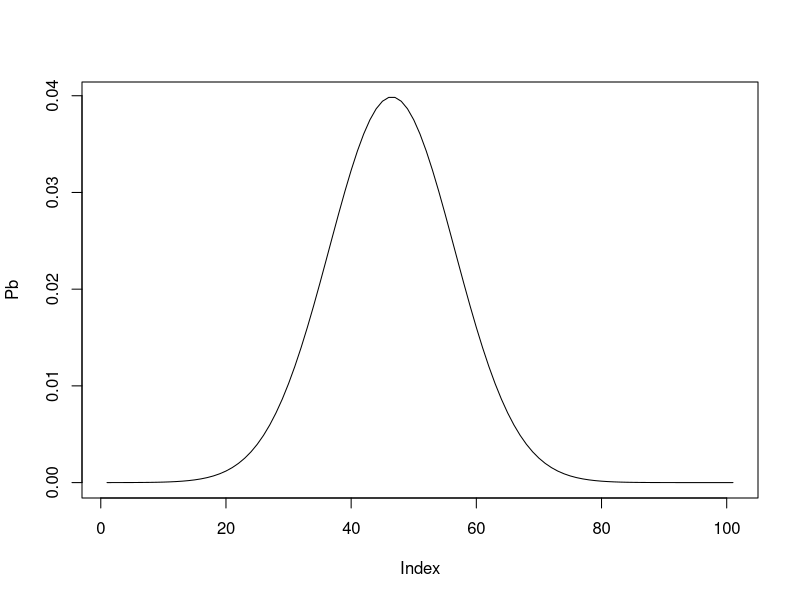

Recreate this plot in R. (Note: this script raises an error after producing the figure.)


# for testing- alternative data generation
# goal: generate wObs and mObs under the process model

ndays=123
min.age=20
max.age=60
max.day.birth=100
obsdays=c(30,40,50,60,70)

mu.bday = 45
sd.bday = 10
nborn = 500
mu.days.on.colony = 31.5
sd.days.on.colony = 7
surv.int = 4
surv.slope = 0.1
pmoult.int = -12
pmoult.slope = 0.6
Pobs = 0.95
PCMoult = 0.84

# Pb <- numeric(max.day.birth)
# Pb[1] <- 0  # can't enter after 0 time has passed in the season
# Pb[2:(max.day.birth+1)] <- (pnorm(1:(max.day.birth), mu.bday, sd.bday) - pnorm(0:(max.day.birth-1), mu.bday, sd.bday))   ## Birth schedule
# plot(Pb,type="l")


Pb <- numeric(max.day.birth)
Pb[1] <- 0  # can't enter after 0 time has passed in the season
nconst_Pb <- 1 - ( pnorm(0,mu.bday, sd.bday) + (1 - pnorm((max.day.birth),mu.bday, sd.bday) ) )  # constant for truncating the births distribution
Pb[2:(max.day.birth+1)] <- (pnorm(1:(max.day.birth), mu.bday, sd.bday) - pnorm(0:(max.day.birth-1), mu.bday, sd.bday))/nconst_Pb   ## Birth schedule
plot(Pb,type="l")

# pmass.birth.to.leave <- numeric(max.age+1)
# cprob.remain <- numeric(max.age+1)
# for(day in 1:(min.age+1)){
#   pmass.birth.to.leave[day] <- 0   # can not leave before minimum number of days
#   cprob.remain[day] <- 1
# }
# for(day in (min.age+2):(max.age+1)){   # 1 is day of birth, 2 is 1 day after birth, so on
#   pmass.birth.to.leave[day] <- (pnorm(day-1, mu.days.on.colony, sd.days.on.colony) -  pnorm(day-2, mu.days.on.colony, sd.days.on.colony))      # define probability of leaving on any given age in days
#   cprob.remain[day] <- 1-sum(pmass.birth.to.leave[1:day])  # cumulative probability of remaining in pres4 a specific number of days after becoming s4
# }



nconst_birth.to.leave <- 1 - ( pnorm(min.age,mu.days.on.colony, sd.days.on.colony) + (1 - pnorm(max.age,mu.days.on.colony, sd.days.on.colony) ) )
for(day in 1:(min.age+1)){
  pmass.birth.to.leave[day] <- 0   # can not leave before minimum number of days
  cprob.remain[day] <- 1
}
for(day in (min.age+2):(max.age+1)){   # 1 is day of birth, 2 is 1 day after birth, so on
  pmass.birth.to.leave[day] <- (pnorm(day-1, mu.days.on.colony, sd.days.on.colony) -  pnorm(day-2, mu.days.on.colony, sd.days.on.colony))/nconst_birth.to.leave      # define probability of leaving on any given age in days
  cprob.remain[day] <- 1-sum(pmass.birth.to.leave[1:day])  # cumulative probability of remaining on the colony a specific number of days after birth
}


cohort.size <- rmultinom(1,nborn,Pb)[,1]
sum(cohort.size)

surv <- plogis(surv.int+surv.slope*(0:max.age))
plot(surv,type="l")

pmoult <- plogis(pmoult.int+pmoult.slope*(0:max.age))
plot(pmoult,type="l",xlim=c(0,40))


stageN_c <- array(0,dim=c(max.day.birth+1,ndays,3))
c=1
for(c in 1:(max.day.birth+1)){    # loop through cohorts
  # SET ABUNDANCES WHILE POTENTIALLY ON COLONY
  stageN_c[c,c,1] <- cohort.size[c] * 1 * 1 * 1     # probability of being white after a days
  stageN_c[c,c,2] <- cohort.size[c] * 1 * 1 * 0   # grey
  # stageN_c[c,c,3] <- (nborn*Pb[c])-(stageN_c[c,c,1]+stageN_c[c,c,2])  # dead or left
  for(a in 2:min( (ndays-c),(max.age+1) ) ){ 
    stageN_c[c,c+a-1,1] <- cohort.size[c] * cprob.remain[a] * prod(surv[1:a]) *(1-pmoult[a])   # probability of being white after a days
    stageN_c[c,c+a-1,2] <- cohort.size[c] * cprob.remain[a] * prod(surv[1:a])*  pmoult[a]    #moulted
  }
  for(a in 1:(ndays-c)){
    stageN_c[c,c+a-1,3] <- cohort.size[c]-(stageN_c[c,c+a-1,1]+stageN_c[c,c+a-1,2])  # dead or left
  }
}

plot(stageN_c[50,,3],type="l")

stageN <- array(0,dim=c((ndays-1),3))
for(t in 1:(ndays-1)){ # loop through days of the season
  stageN[t,1] <- sum(stageN_c[1:(max.day.birth+1),t,1])  # tot white across all cohorts
  stageN[t,2] <- sum(stageN_c[1:(max.day.birth+1),t,2])  # tot grey across all cohorts
  stageN[t,3] <- sum(stageN_c[1:(max.day.birth+1),t,3])  # tot leave across all cohorts
}

plot(stageN[,1],type="l")
plot(stageN[,2],type="l")
plot(stageN[,3],type="l")

wObs <- numeric(length(obsdays))
mObs <- numeric(length(obsdays))

# add misclassification of moulteds as whitecoats and use binomial process: 
WW_MW <- stageN[,1]+stageN[,2]*(1-PCMoult)
MM <- stageN[,2]*PCMoult  #add misclassification to mObs

for(obs in 1:(length(obsdays))) {
  wObs[obs] <- rbinom(1,trunc(WW_MW[obsdays[obs]]),Pobs )   # data node
  mObs[obs] <- rbinom(1,trunc(MM[obsdays[obs]]),Pobs )   # data node
}


# for(obs in 1:(length(obsdays))) {
#  wObs[obs] <- rbinom(1,trunc(stageN[obsdays[obs],1]),Pobs )   # data node
#  mObs[obs] <- rbinom(1,trunc(stageN[obsdays[obs],2]),Pobs )   # data node
# }



#plot expected whitecoats and moulteds vs observed
# plot(stageN[,1],type="l",ylab='# of pups',xlab='days of season')
# lines(WW_MW,col='blue')
# lines(stageN[,2],type="l")
# lines(MM,col='red')
# legend("topright", legend=c("Expected white", "Expected moulted", "Observed white", "Observed moulted"), 
#        col=c("black", "blue", "black", "red",cex=(0.4)))#,inset = c(0, -0.4),xpd = TRUE)
